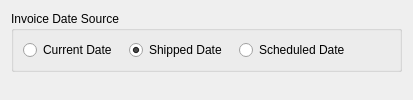
       <widget class="QWidget" name="invoice">
        <attribute name="title">
         <string>Invoice</string>
        </attribute>
        <layout class="QGridLayout" name="gridLayout_9">
         <item row="0" column="0" colspan="3">
          <widget class="QGroupBox" name="_invcDateGroup">
           <property name="title">
            <string>Invoice Date Source</string>
           </property>
           <layout class="QGridLayout">
            <item row="0" column="0">
             <layout class="QHBoxLayout">
              <property name="spacing">
               <number>12</number>
              </property>
              <item>
               <widget class="QRadioButton" name="_invcCurrdate">
                <property name="text">
                 <string>Current Date</string>
                </property>
               </widget>
              </item>
              <item>
               <widget class="QRadioButton" name="_invcShipdate">
                <property name="text">
                 <string>Shipped Date</string>
                </property>
                <property name="checked">
                 <bool>true</bool>
                </property>
               </widget>
              </item>
              <item>
               <widget class="QRadioButton" name="_invcScheddate">
                <property name="text">
                 <string>Scheduled Date</string>
                </property>
               </widget>
              </item>
             </layout>
            </item>
            <item row="0" column="1">
             <spacer>
              <property name="orientation">
               <enum>Qt::Horizontal</enum>
              </property>
              <property name="sizeHint" stdset="0">
               <size>
                <width>40</width>
                <height>20</height>
               </size>
              </property>
             </spacer>
            </item>
           </layout>
          </widget>
         </item>
         <item row="1" column="0">
          <widget class="XDocCopySetter" name="_invoiceCopies">
           <property name="labelText">
            <string>Default Invoice Copies:</string>
           </property>
           <property name="numCopiesMetric">
            <string>InvoiceCopies</string>
           </property>
           <property name="showPriceMetric">
            <string>InvoiceShowPrices</string>
           </property>
           <property name="watermarkMetric">
            <string>InvoiceWatermark</string>
           </property>
          </widget>
         </item>
         <item row="1" column="1">
          <widget class="XDocCopySetter" name="_creditMemoCopies">
           <property name="labelText">
            <string>Default Sales Credit Copies:</string>
           </property>
           <property name="numCopiesMetric">
            <string>CreditMemoCopies</string>
           </property>
           <property name="showPriceMetric">
            <string>CreditMemoShowPrices</string>
           </property>
           <property name="watermarkMetric">
            <string>CreditMemoWatermark</string>
           </property>
          </widget>
         </item>
        </layout>
       </widget>
